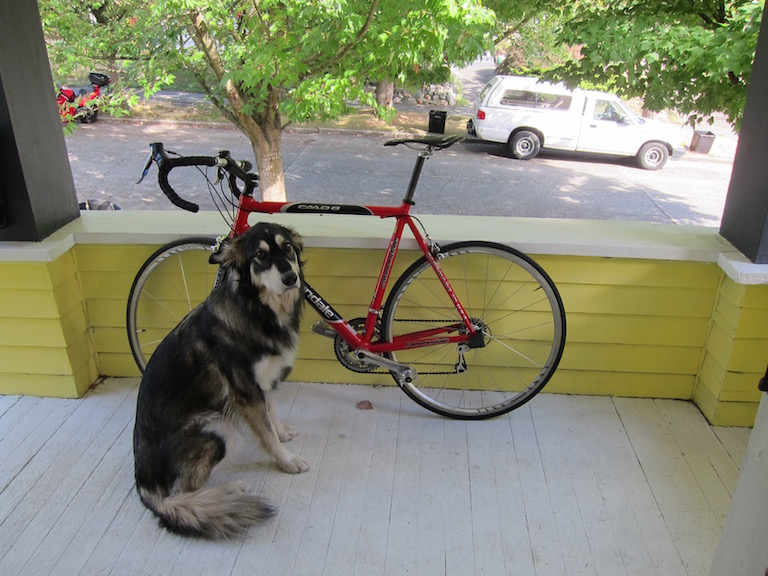
#> input picture vision/Detector/yolo_x/assets/dog.jpg, 768 x 576 px, given in place of Result_RGB_1.mkv, which was not available
$ python slicer_validatior.py
#> lines starting #> are read from the running program, lines starting #| are printed output that depends on the picture; pictures that were not available may be replaced by others from this repository, and a replacement may not be noted
### vision/tools/video_wrapper.py
import cv2
import pyzed.sl as sl
import numpy as np

class video_wrapper():

    def __init__(self, filepath, rotate):
        if 'svo' in filepath.split('.')[-1]:
            self.mode = 'svo'
            self.cam, self.runtime = self.init_cam(filepath)
            self.mat = sl.Mat()
            self.res = None
        else:
            self.mode = 'other'
            self.cam = cv2.VideoCapture(filepath)
            self.runtime = None
            self.mat = None
            self.res = None
        self.to_rotate = rotate
        self.rotation = self.get_rotation(rotate)

    @staticmethod
    def get_rotation(rotate):
        if rotate == 1:
            rotation = cv2.ROTATE_90_COUNTERCLOCKWISE
        elif rotate == 2:
            rotation = cv2.ROTATE_90_CLOCKWISE
        else:
            rotation = None

        return rotation


    # [27 lines left out: functions get_zed, grab, not called in this run]


    def get_frame(self, frame_number=None):
#> called with frame_number = 1
        if self.mode == 'svo':
            if self.res:
                self.cam.retrieve_image(self.mat, sl.VIEW.LEFT)
                frame = self.mat.get_data()[:, :, : 3]
                ret = True
            else:
                frame = None
                ret = False
        else:
            if frame_number is not None:
                self.cam.set(cv2.CAP_PROP_POS_FRAMES, frame_number)
            ret, frame = self.cam.read()
#> frame is the input picture: shape (576, 768, 3); mean B, G, R 114.1, 135.7, 134.4

        if ret:
            frame = self.rotate(frame)

        return ret, frame

    # [30 lines left out: functions get_depth, get_point_cloud, not called in this run]


    def get_number_of_frames(self):
        if self.mode == 'svo':
            number_of_frames = sl.Camera.get_svo_number_of_frames(self.cam)
        else:
            number_of_frames = self.cam.get(cv2.CAP_PROP_FRAME_COUNT)

        return number_of_frames

    # [7 lines left out: function get_fps, not called in this run]

    def get_height(self):
        if self.mode == 'svo':
            height = None
            Warning('FPS Not implemented for svo file')
        else:
            height = self.cam.get(cv2.CAP_PROP_FRAME_HEIGHT)

        return height

    def get_width(self):
        if self.mode == 'svo':
            width = None
            Warning('FPS Not implemented for svo file')
        else:
            width = self.cam.get(cv2.CAP_PROP_FRAME_WIDTH)
        return width

    def rotate(self, frame):
        if self.to_rotate:
            frame = cv2.rotate(frame, self.rotation)
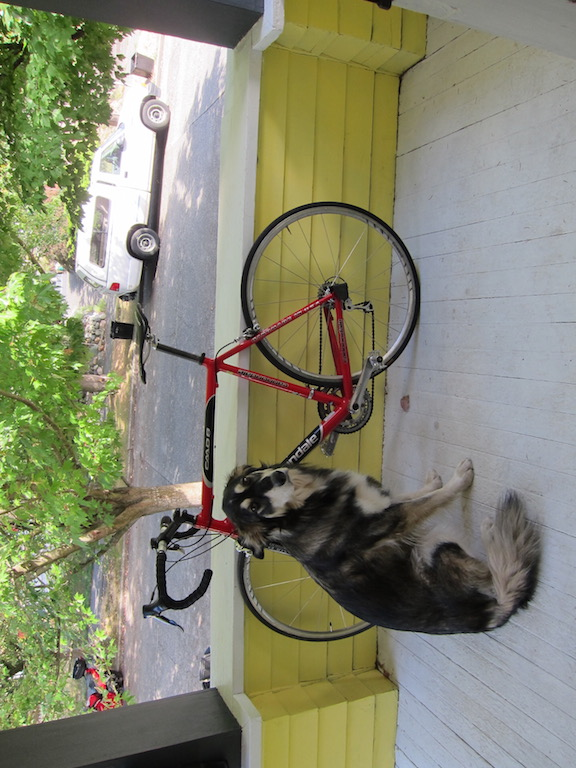
#> frame: shape (768, 576, 3); mean of channels 0, 1, 2 114.1, 135.7, 134.4; drawn as B, G, R
        return frame

    # [5 lines left out: function close, not called in this run]

    def is_open(self):
        pass

    # [33 lines left out: function init_cam, not called in this run]

### vision/misc/help_func.py
import os

def scale(det_dims, frame_dims):
    r = min(det_dims[0] / frame_dims[0], det_dims[1] / frame_dims[1])
    return (1 / r)


# [34 lines left out: functions scale_det, scale_dets, get_repo_dir, not called in this run]


def validate_output_path(output_folder):
    if not os.path.exists(output_folder):
        os.mkdir(output_folder)

### vision/depth/slicer/slicer_validatior.py
import os
import numpy as np
import cv2
import json
import pandas as pd
import collections
from vision.visualization.drawer import draw_highlighted_test
from vision.tools.image_stitching import get_fine_keypoints, resize_img, get_fine_translation
from vision.tools.video_wrapper import video_wrapper
from vision.misc.help_func import validate_output_path
from tqdm import tqdm


# [39 lines left out: function mouse_callback, not called in this run]

# [9 lines of commented-out code are left out]

def print_lines(params):
    frame = params['frame'].copy()
    y = int(params['height'] // params['resize_factor'])

    if params['data'][params['index']]['start'] is not None:
        x = int(params['data'][params['index']]['start'])
        frame = cv2.line(frame, (x, 0), (x, y), (255, 0, 0), 2)
    if params['data'][params['index']]['end'] is not None:
        x = int(params['data'][params['index']]['end'])
        frame = cv2.line(frame, (x, 0), (x, y), (255, 0, 255), 2)

    return frame
# [36 lines left out: functions print_text, update_index, not called in this run]


def slicer_validator(filepath, output_path, data=None, rotate=0, index=0, draw_start=None, draw_end=None, resize_factor=3, save=True):
    """
    this is where the magic happens, plays the video
    data: path to json annotations file
    """
    if not isinstance(data, dict):
        data = load_json(data)
    params = {"filepath": filepath,
              "output_path": output_path,
              "data": data,
              "rotate": rotate,
              "index": index,
              "draw_start": draw_start,
              "draw_end": draw_end,
              'resize_factor': resize_factor,
              'last_kp_des': None,
              'find_translation': False}

    headline = f'clip {params["filepath"]}'
    params['headline'] = headline
    cv2.namedWindow(headline, cv2.WINDOW_GUI_NORMAL)

    cam = video_wrapper(filepath, rotate=rotate)
    number_of_frames = cam.get_number_of_frames()
    width = cam.get_width()
    height = cam.get_height()

    params['height'] = height
    params['width'] = width

    # Read until video is completed
    while True:
        # Capture frame-by-frame
        print(params["index"])
        #################################
        # Todo: remove this:
        if params["index"] % 30 == 0:
            params["index"] += 1
        #################################
        if cam.mode == 'svo':
            cam.grab(params["index"])
        ret, frame = cam.get_frame(params["index"])
#> ret = True
        if ret != True:
            break  # couldn't load frame

        # preprocess: resize and rotate if needed
        frame, params = preprocess_frame(frame, params)
#> params = 14 items

        params = init_data_index(params)
        # params = get_updated_location_in_index(frame, params)

        frame = print_lines(params)
        frame = print_text(frame, params)

        cv2.imshow(headline, frame)

        cv2.setMouseCallback(headline, mouse_callback, params)
        k = cv2.waitKey()
        # Press Q on keyboard to  exit
        if cv2.waitKey(k) & 0xFF == ord('q'):
            if save:
                write_json(params)
            break
        params = update_index(k, params)

        if save:
            write_json(params)

    # When everything done, release the video capture object
    cam.close()

    # Closes all the frames
    cv2.destroyAllWindows()


def preprocess_frame(frame, params):

    params['frame'] = frame.copy()

    return frame, params


# [23 lines left out: function get_updated_location_in_index, not called in this run]


def init_data_index(params):
    data_indexes = list(params['data'].keys())
#> data_indexes = []
    if params['index'] not in data_indexes:
        params['data'][params['index']] = []
    return params


# [8 lines left out: function write_json, not called in this run]


def load_json(filepath):

    if os.path.exists(filepath):
        with open(filepath, 'r') as f:
            loaded_data = json.load(f)
        data = {}
        for k, v in loaded_data.items():
            data[int(k)] = v

    else:
        data = {}
    return data

# def load_json(filepath, output_path):
#     # temp_str = filepath
#     # temp_str = temp_str.split('.')[0]
#     # clip_name = temp_str.split('/')[-1]
#     #
#     # input_file_name = os.path.join(output_path, f'{clip_name}_slice_data.json')
#     #if os.path.exists(input_file_name):
#     if os.path.exists(filepath):
#         with open(filepath, 'r') as f:
#             loaded_data = json.load(f)
#         data = {}
#         for k, v in loaded_data.items():
#             data[int(k)] = v
#
#     else:
#         data = {}
#     return data


# [283 lines left out: functions slice_to_trees, parse_data_to_trees, get_state, not called in this run]


if __name__ == "__main__":

    fp = "/home/lihi/FruitSpec/Data/customers/DEWAGD/250123/DWDBM17A/R17A/Result_RGB_1.mkv"
    output_path = "/home/lihi/FruitSpec/Data/customers/DEWAGD/250123/DWDBM17A/R17A/"
    validate_output_path(output_path)
    json_path = "/home/lihi/FruitSpec/Data/customers/DEWAGD/250123/DWDBM17A/R17A/Result_FSI_1_slice_data_R17A.json"

    slicer_validator(fp, output_path,data = json_path, rotate=1, save=False)
#> in print_lines, `y = int(params['height'] // params['resize_factor'])`: y = 192
#> (the run stopped early here; a loop or call above may not have finished)

$ run again, on vision/Detector/yolo_x/assets/sunjian.png
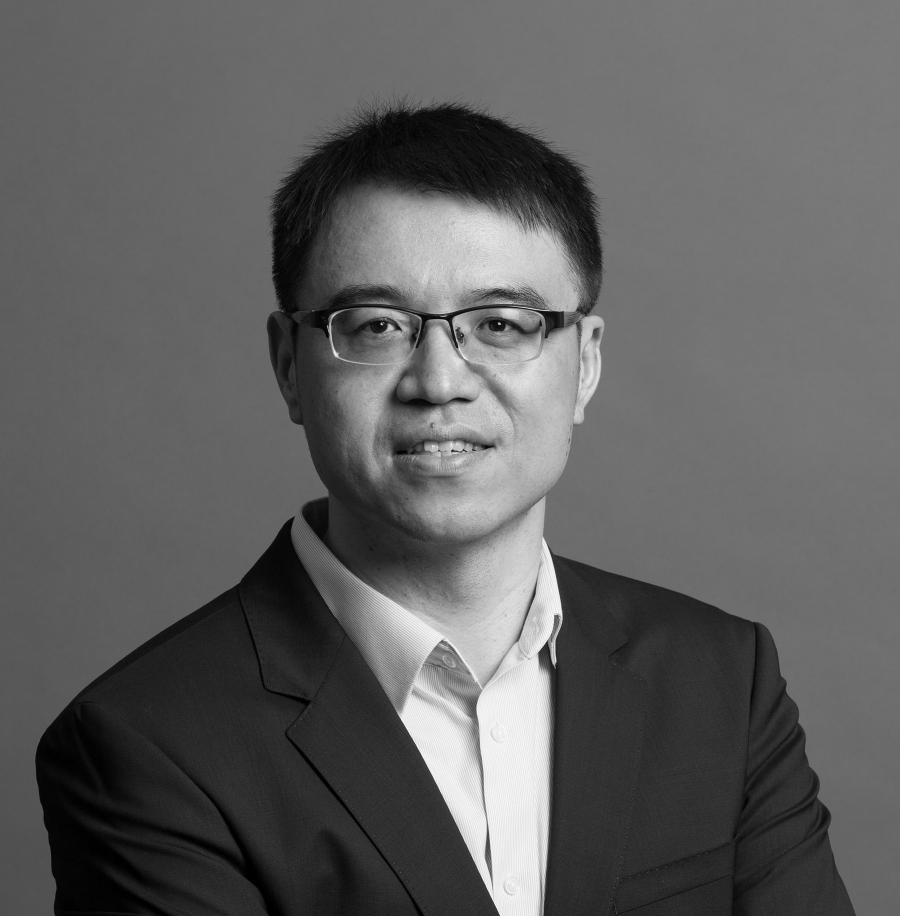
#> input picture vision/Detector/yolo_x/assets/sunjian.png, 900 x 916 px, given in place of Result_RGB_1.mkv, which was not available
#> in get_frame, frame is the input picture: shape (916, 900, 3); min 0, max 252, mean 95.2
#> in rotate, `frame = cv2.rotate(frame, self.rotation)`:
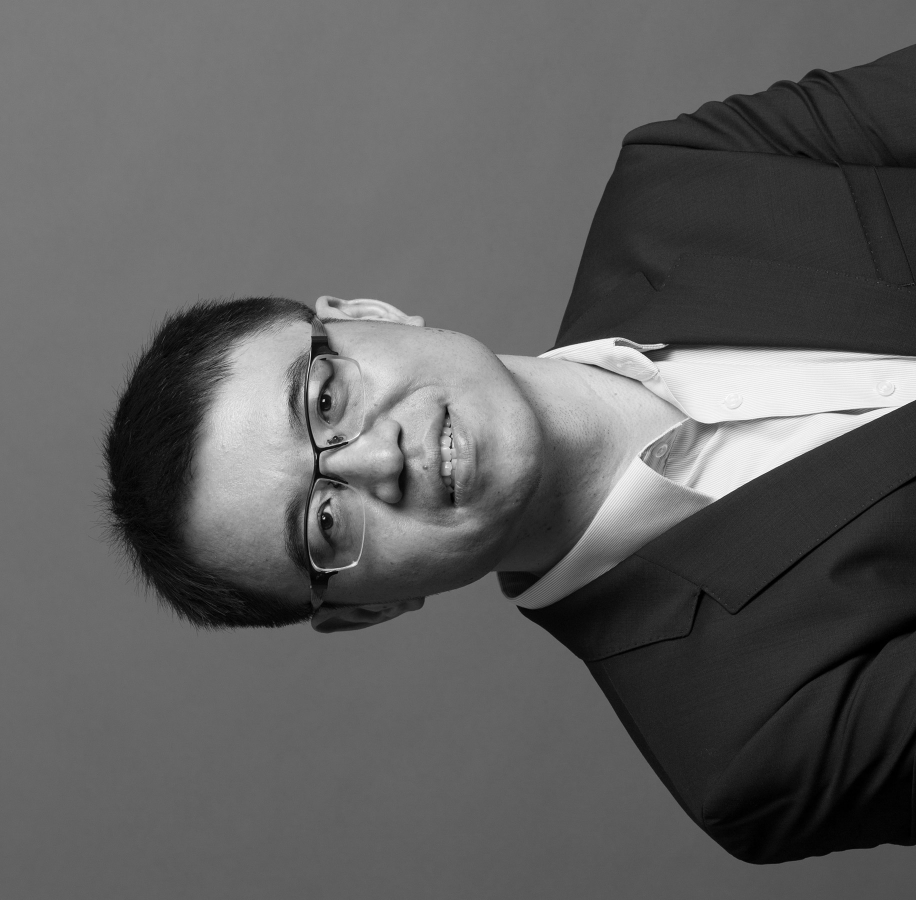
#> frame: shape (900, 916, 3); min 0, max 252, mean 95.2
#> ret = True
#> params = 14 items
#> data_indexes = []
#> y = 305
